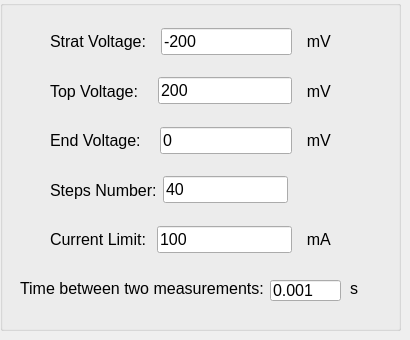
          <widget class="QWidget" name="tab">
           <attribute name="title">
            <string>Sweep Voltage</string>
           </attribute>
           <widget class="QGroupBox" name="groupBox_sweep_voltage">
            <property name="geometry">
             <rect>
              <x>0</x>
              <y>0</y>
              <width>401</width>
              <height>331</height>
             </rect>
            </property>
            <property name="title">
             <string/>
            </property>
            <widget class="QLabel" name="label_13">
             <property name="geometry">
              <rect>
               <x>20</x>
               <y>280</y>
               <width>261</width>
               <height>16</height>
              </rect>
             </property>
             <property name="font">
              <font>
               <pointsize>12</pointsize>
              </font>
             </property>
             <property name="text">
              <string>Time between two measurements:</string>
             </property>
            </widget>
            <widget class="QLineEdit" name="lineEdit_voltage_time_measurements">
             <property name="geometry">
              <rect>
               <x>270</x>
               <y>280</y>
               <width>71</width>
               <height>21</height>
              </rect>
             </property>
             <property name="font">
              <font>
               <pointsize>12</pointsize>
              </font>
             </property>
             <property name="text">
              <string>0.001</string>
             </property>
            </widget>
            <widget class="QLabel" name="label_14">
             <property name="geometry">
              <rect>
               <x>350</x>
               <y>280</y>
               <width>41</width>
               <height>16</height>
              </rect>
             </property>
             <property name="font">
              <font>
               <pointsize>12</pointsize>
              </font>
             </property>
             <property name="text">
              <string>s</string>
             </property>
            </widget>
            <widget class="QWidget" name="layoutWidget_7">
             <property name="geometry">
              <rect>
               <x>50</x>
               <y>20</y>
               <width>281</width>
               <height>241</height>
              </rect>
             </property>
             <layout class="QVBoxLayout" name="verticalLayout_7">
              <item>
               <layout class="QHBoxLayout" name="horizontalLayout_8">
                <item>
                 <widget class="QLabel" name="label_25">
                  <property name="font">
                   <font>
                    <pointsize>12</pointsize>
                   </font>
                  </property>
                  <property name="text">
                   <string>Strat Voltage:  </string>
                  </property>
                 </widget>
                </item>
                <item>
                 <widget class="QLineEdit" name="lineEdit_start_voltage">
                  <property name="font">
                   <font>
                    <pointsize>12</pointsize>
                   </font>
                  </property>
                  <property name="text">
                   <string>-200</string>
                  </property>
                 </widget>
                </item>
                <item>
                 <widget class="QLabel" name="label_26">
                  <property name="font">
                   <font>
                    <pointsize>12</pointsize>
                   </font>
                  </property>
                  <property name="text">
                   <string>  mV</string>
                  </property>
                 </widget>
                </item>
               </layout>
              </item>
              <item>
               <layout class="QHBoxLayout" name="horizontalLayout_13">
                <item>
                 <widget class="QLabel" name="label_27">
                  <property name="font">
                   <font>
                    <pointsize>12</pointsize>
                   </font>
                  </property>
                  <property name="text">
                   <string>Top Voltage:   </string>
                  </property>
                 </widget>
                </item>
                <item>
                 <widget class="QLineEdit" name="lineEdit_top_voltage">
                  <property name="font">
                   <font>
                    <pointsize>12</pointsize>
                   </font>
                  </property>
                  <property name="text">
                   <string>200</string>
                  </property>
                 </widget>
                </item>
                <item>
                 <widget class="QLabel" name="label_28">
                  <property name="font">
                   <font>
                    <pointsize>12</pointsize>
                   </font>
                  </property>
                  <property name="text">
                   <string>  mV</string>
                  </property>
                 </widget>
                </item>
               </layout>
              </item>
              <item>
               <layout class="QHBoxLayout" name="horizontalLayout_14">
                <item>
                 <widget class="QLabel" name="label_29">
                  <property name="font">
                   <font>
                    <pointsize>12</pointsize>
                   </font>
                  </property>
                  <property name="text">
                   <string>End Voltage:   </string>
                  </property>
                 </widget>
                </item>
                <item>
                 <widget class="QLineEdit" name="lineEdit_end_voltage">
                  <property name="font">
                   <font>
                    <pointsize>12</pointsize>
                   </font>
                  </property>
                  <property name="text">
                   <string>0</string>
                  </property>
                 </widget>
                </item>
                <item>
                 <widget class="QLabel" name="label_30">
                  <property name="font">
                   <font>
                    <pointsize>12</pointsize>
                   </font>
                  </property>
                  <property name="text">
                   <string>  mV</string>
                  </property>
                 </widget>
                </item>
               </layout>
              </item>
              <item>
               <layout class="QHBoxLayout" name="horizontalLayout_15">
                <item>
                 <widget class="QLabel" name="label_31">
                  <property name="font">
                   <font>
                    <pointsize>12</pointsize>
                   </font>
                  </property>
                  <property name="text">
                   <string>Steps Number:</string>
                  </property>
                 </widget>
                </item>
                <item>
                 <widget class="QLineEdit" name="lineEdit_time_steps_v">
                  <property name="font">
                   <font>
                    <pointsize>12</pointsize>
                   </font>
                  </property>
                  <property name="text">
                   <string>40</string>
                  </property>
                 </widget>
                </item>
                <item>
                 <widget class="QLabel" name="label_15">
                  <property name="text">
                   <string/>
                  </property>
                 </widget>
                </item>
                <item>
                 <widget class="QLabel" name="label_37">
                  <property name="font">
                   <font>
                    <pointsize>12</pointsize>
                   </font>
                  </property>
                  <property name="text">
                   <string/>
                  </property>
                 </widget>
                </item>
                <item>
                 <widget class="QLabel" name="label_32">
                  <property name="font">
                   <font>
                    <pointsize>12</pointsize>
                   </font>
                  </property>
                  <property name="text">
                   <string/>
                  </property>
                 </widget>
                </item>
               </layout>
              </item>
              <item>
               <layout class="QHBoxLayout" name="horizontalLayout_16">
                <item>
                 <widget class="QLabel" name="label_33">
                  <property name="font">
                   <font>
                    <pointsize>12</pointsize>
                   </font>
                  </property>
                  <property name="text">
                   <string>Current Limit: </string>
                  </property>
                 </widget>
                </item>
                <item>
                 <widget class="QLineEdit" name="lineEdit_current_limit">
                  <property name="font">
                   <font>
                    <pointsize>12</pointsize>
                   </font>
                  </property>
                  <property name="text">
                   <string>100</string>
                  </property>
                 </widget>
                </item>
                <item>
                 <widget class="QLabel" name="label_34">
                  <property name="font">
                   <font>
                    <pointsize>12</pointsize>
                   </font>
                  </property>
                  <property name="text">
                   <string>  mA</string>
                  </property>
                 </widget>
                </item>
               </layout>
              </item>
             </layout>
            </widget>
           </widget>
          </widget>
